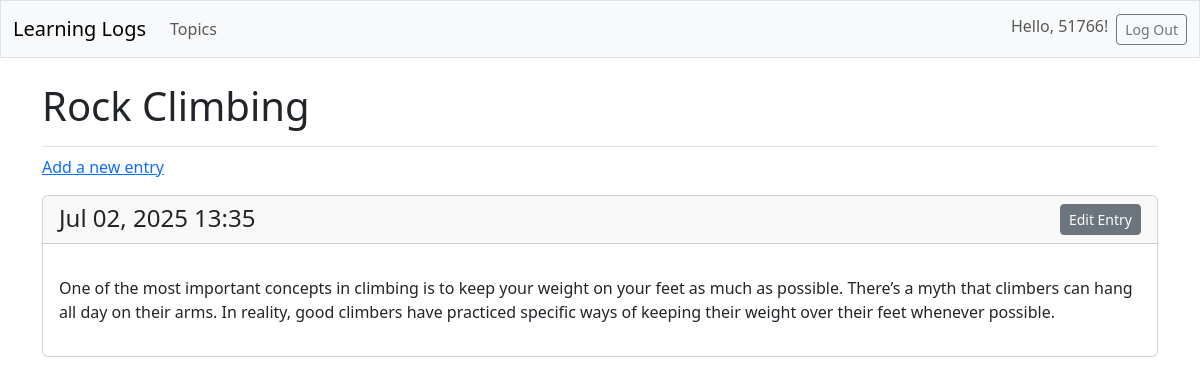
The page /topics/2/ (signed in) on the database its author committed.
### learning_logs/models.py (models this page shows, shortened)
class Topic(models.Model):
    text = models.CharField(max_length=200)
    date_added = models.DateTimeField(auto_now_add=True)
    owner = models.ForeignKey(User, on_delete=models.CASCADE)

class Entry(models.Model):
    topic = models.ForeignKey(Topic, on_delete=models.CASCADE)
    text = models.TextField()
    date_added = models.DateTimeField(auto_now_add=True)
    class Meta:
        verbose_name_plural = 'entries'

### learning_logs/views.py (the view)
# urls.py: path('topics/<int:topic_id>/', views.topic, name='topic'),
@login_required
def topic(request, topic_id):
    topic = Topic.objects.get(id=topic_id, owner=request.user)
    entries = Entry.objects.filter(topic=topic).order_by('-date_added')
    context = {'topic': topic, 'entries': entries}
    return render(request, 'learning_logs/topic.html', context)

### learning_logs/templates/learning_logs/topic.html (shortened to what this page needs)
<!DOCTYPE html>
<html lang="en">
<head>
    {% extends 'learning_logs/base.html'%}
    {% block page_header %}
        <h1>{{ topic.text }}</h1>
    {% endblock page_header %}
    {% block content %}
        <p>
            <a href="{% url 'learning_logs:new_entry' topic.id %}">Add a new entry</a>
        </p>
        {% for entry in entries %}
            <div class="card mb-3">
                <h4 class="card-header">
                    {{ entry.date_added|date:"M d, Y H:i" }}
                    <small><a href="{% url 'learning_logs:edit_entry' entry.id %}" class="btn btn-secondary btn-sm float-end">
                        Edit Entry</a></small>
                </h4>
                <div class="card-body">
                    <p class="card-text">{{ entry.text|linebreaks }}</p>
                </div>
            </div>
        {% empty %}
        <p>No entries have been added yet.</p>
        {% endfor %}
    {% endblock content %}

### learning_logs/templates/learning_logs/base.html (shortened to what this page needs)
<!DOCTYPE html>
<html lang="en">
<head>
    {% load django_bootstrap5 %}
    {% bootstrap_css %}
</head>
<body>
    <nav class="navbar navbar-expand-md navbar-light bg-light mb-4 border">
        <div class="container-fluid">
            <a class="navbar-brand" href="{% url 'learning_logs:index' %}">Learning Logs</a>
            <div class="collapse navbar-collapse" id="navbarCollapse">
                <ul class="navbar-nav me-auto mb-2 mb-md-0">
                    <li class="nav-item">
                        <a class="nav-link" href="{% url 'learning_logs:topics' %}">Topics</a>
                    </li>
                </ul>
                <ul class="navbar-nav ms-auto mb-2 mb-md-0">
                    {% if user.is_authenticated %}
                        <li class="nav-item">
                            <span class="navbar-text me-2">Hello, {{ user.username }}!</span>
                        </li>
                        <li class="nav-item">
                            <form action="{% url 'accounts:logout' %}" method="post" class="d-inline">
                                <button type="submit" class="btn btn-outline-secondary btn-sm">Log Out</button>
                            </form>
                        </li>
                    {% endif %}
                </ul>
            </div>
        </div>
    </nav>
    <main class="container">
        <div class="pb-2 mb-2 border-bottom">
            {% block page_header %}{% endblock page_header%}
        </div>
        <div>
            {% block content %}{% endblock content %}
        </div>
    </main>
</body>
</html>

### rows shown on the page
Topic: text "Rock Climbing"
Entry: date_added "Jul 02, 2025 13:35", text "One of the most important concepts in climbing is to keep your weight on your feet as much as possible. There’s a myth that climbers can hang all day on their arms. In reality, good climbers have practiced specific ways of keeping their weight over their feet whenever possible."

### other values the page prints
{{ user.username }} "51766"
